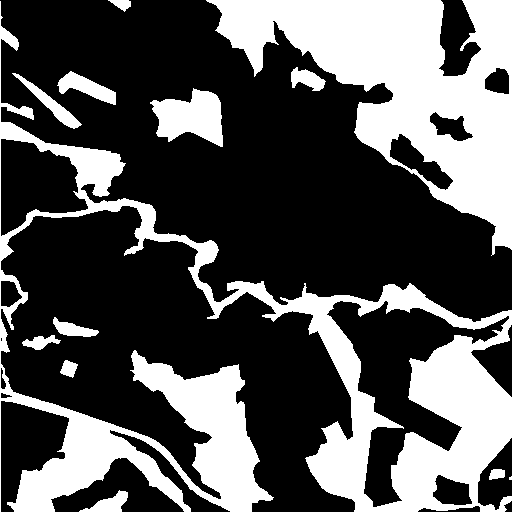
#> input picture masks/mask-x7680-y10240.png, 512 x 512 px, found by its file name
$ jupyter execute --allow-errors development.ipynb   (shell and % lines are left out)
#> lines starting #> are read from the running program, lines starting #| are printed output that depends on the picture
[cell 1]
import boto3

#> (the rest of this cell did not finish here and is left out)

#> (a cell that did not finish here is left out)

[cell 3]
import matplotlib.pyplot as plt
from skimage import io

#> (the rest of this cell did not finish here and is left out)

[cell 4]
import pandas as pd
#import feather


#> (the rest of this cell did not finish here and is left out)

[cell 5]
from PIL import Image
import numpy as np

img = Image.open("C:\\Users\\Gladiator\\Documents\\Good_Crop_Bad_Crop\\dashboardv3\\data\\mask-x7680-y10240.png")
#> img is the input picture: PIL image 512x512 RGBA; mean R, G, B, A 21.5, 22.9, 24.4, 169.5

background = Image.open("C:\\Users\\Gladiator\\Documents\\Good_Crop_Bad_Crop\\dashboardv3\\data\\current_satellite_image.jpg")
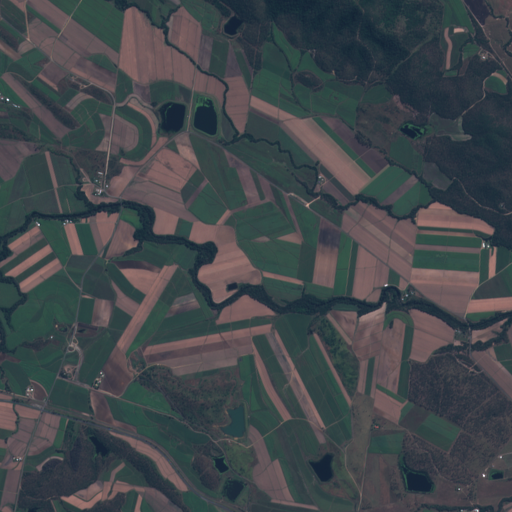
#> input picture dashboard/current_satellite_image.jpg, 512 x 512 px, found by its file name
#> background is the input picture: PIL image 512x512 RGB; mean R, G, B 66, 71.2, 74.6

background.paste(img, (0, 0), img)
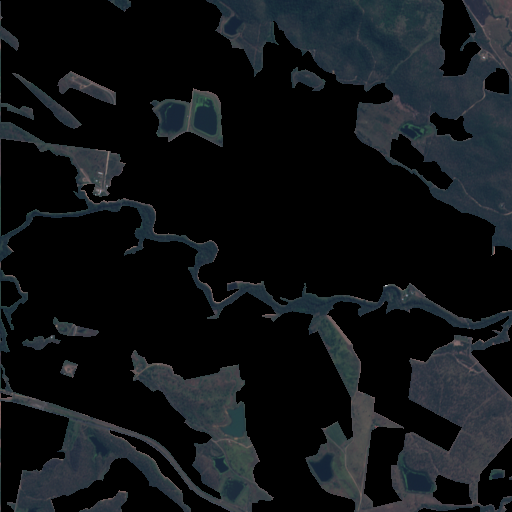
#> background: PIL image 512x512 RGB; mean R, G, B 16.4, 19.6, 22.3
background.save('C:\\Users\\Gladiator\\Documents\\Good_Crop_Bad_Crop\\dashboardv3\\data\\masked_region.png',"PNG")
